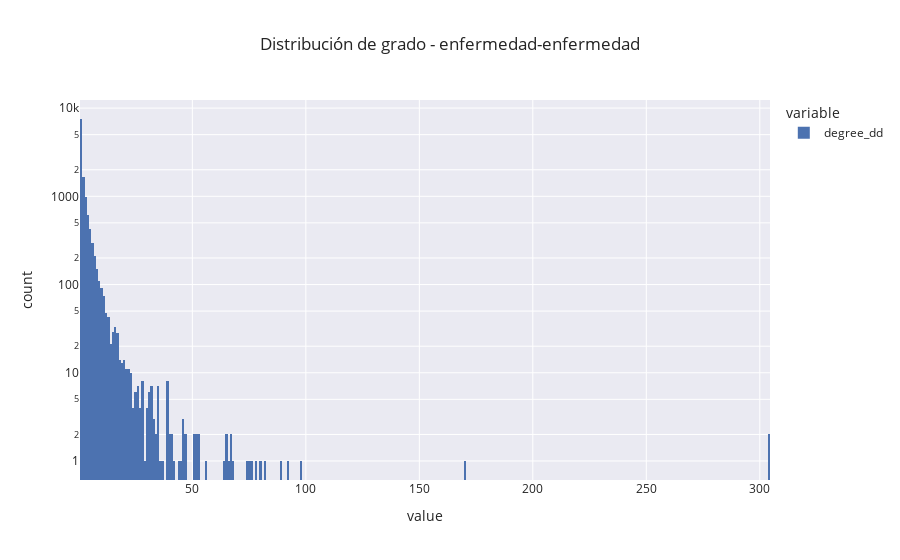

The notebook cell saved with this chart:
### Code cell
fig_dd_degree = px.histogram(dd_degree, log_y=True, title="Distribución de grado - enfermedad-enfermedad")
fig_dd_degree.show()

### Figure 1 — Plotly figure (JSON) as saved in the notebook; plotly's stock layout.template omitted (floating-point values rounded to 4 significant figures; data arrays with more than 128 entries replaced by an {"elided": "..."} marker saying what was removed)
{"data": [{"alignmentgroup": "True", "bingroup": "x", "hovertemplate": "variable=degree_dd<br>value=%{x}<br>count=%{y}<extra></extra>", "legendgroup": "degree_dd", "marker": {"color": "rgb(76,114,176)", "pattern": {"shape": ""}}, "name": "degree_dd", "offsetgroup": "degree_dd", "orientation": "v", "showlegend": true, "type": "histogram", "x": {"elided": "12509 int values"}, "xaxis": "x", "yaxis": "y"}], "layout": {"barmode": "relative", "legend": {"title": {"text": "variable"}, "tracegroupgap": 0}, "title": {"text": "Distribución de grado - enfermedad-enfermedad"}, "xaxis": {"anchor": "y", "domain": [0, 1], "title": {"text": "value"}}, "yaxis": {"anchor": "x", "domain": [0, 1], "title": {"text": "count"}, "type": "log"}}}
